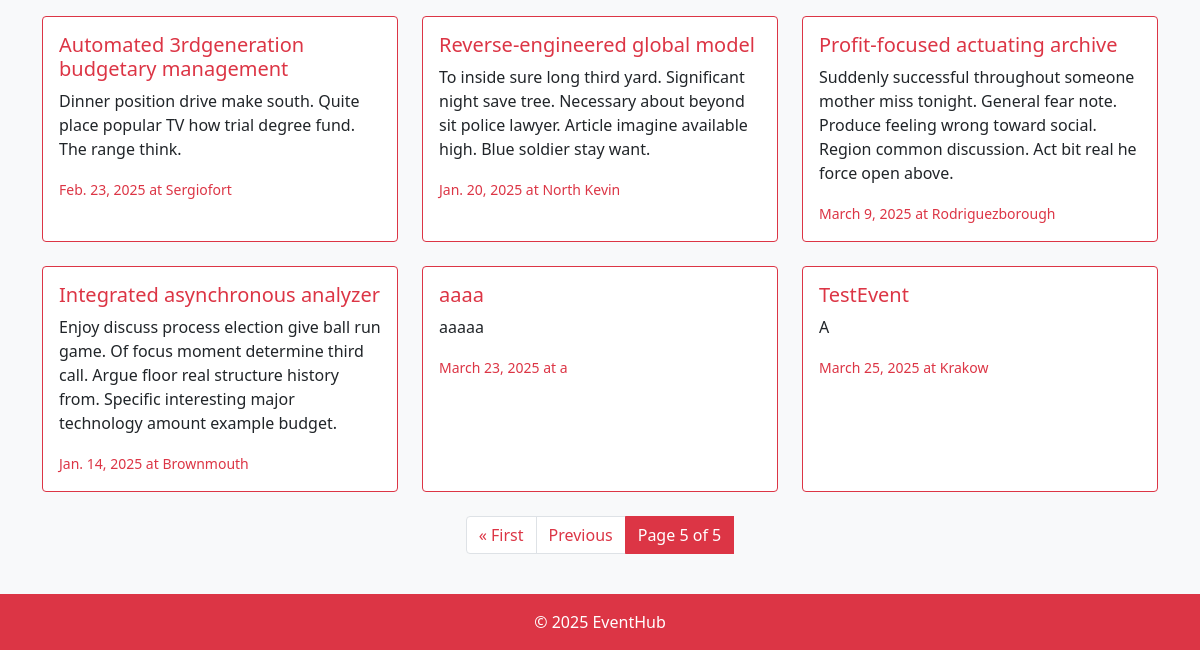
/?page=5 (lower part), run on an earlier commit of the app's database.
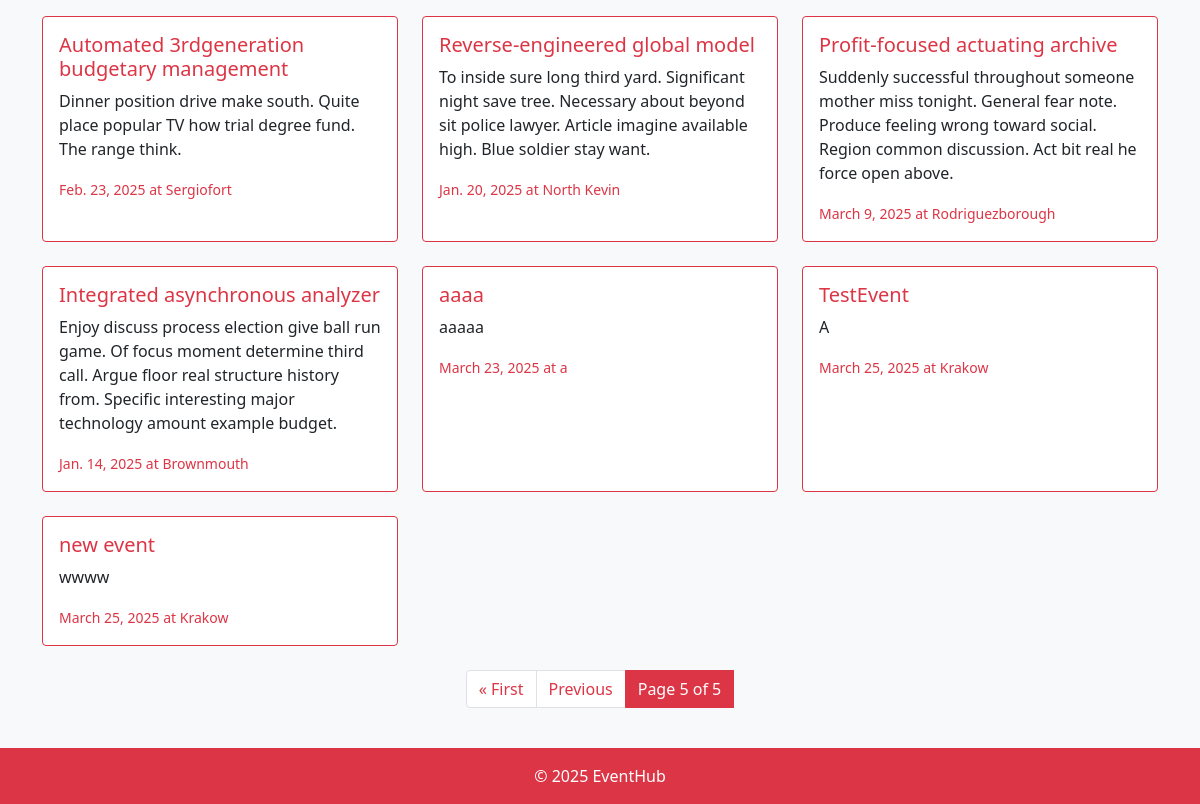
And on a later commit of the database.
### events/models.py (models this page shows, shortened)
class Event(models.Model):
    title = models.CharField(max_length=200)
    owner = models.ForeignKey(User, on_delete=models.CASCADE)
    description = models.TextField()
    date = models.DateField()
    start_time = models.TimeField(default='12:00:00')
    end_time = models.TimeField(default='13:00:00')
    location = models.CharField(max_length=200)
    max_participants = models.IntegerField()
    current_participants = models.IntegerField(default=0)
    type = models.CharField(max_length=200)
    created_at = models.DateTimeField(auto_now_add=True)

### events/views.py (the view)
# urls.py: 2. Add a URL to urlpatterns:  path('', views.home, name='home')
def home(request):
    events = Event.objects.all()
    paginator = Paginator(events, 21)
    page_number = request.GET.get('page')
    page_obj = paginator.get_page(page_number)
    return render(request, 'events/home.html', {'page_obj': page_obj})

### events/templates/events/home.html (shortened to what this page needs)
{% extends "base.html" %}
{% block content %}
<div class="row g-4">
    {% for event in page_obj %}
        <div class="col-md-4">
            <div class="card h-100 border-danger">
                <div class="card-body">
                    <h5 class="card-title">
                        <a href="{% url 'events:event_detail' event.id %}" class="text-danger text-decoration-none">
                            {{ event.title }}
                        </a>
                    </h5>
                    <p class="card-text">{{ event.description|truncatewords:30 }}</p>
                    <p class="card-text">
                        <small class="text-danger">
                            {{ event.date }} at {{ event.location }}
                        </small>
                    </p>
                </div>
            </div>
        </div>
    {% endfor %}
</div>
<nav aria-label="Page navigation" class="mt-4">
    <ul class="pagination justify-content-center">
        {% if page_obj.has_previous %}
            <li class="page-item">
                <a class="page-link text-danger" href="?page=1">&laquo; First</a>
            </li>
            <li class="page-item">
                <a class="page-link text-danger" href="?page={{ page_obj.previous_page_number }}">Previous</a>
            </li>
        {% endif %}
        <li class="page-item active bg-danger">
            <span class="page-link bg-danger border-danger">
                Page {{ page_obj.number }} of {{ page_obj.paginator.num_pages }}
            </span>
        </li>
    </ul>
</nav>
{% endblock %}

What changed in the data, as far as the page shows it:
added Event: title "new event", description "wwww", date "March 25, 2025", location "Krakow"
